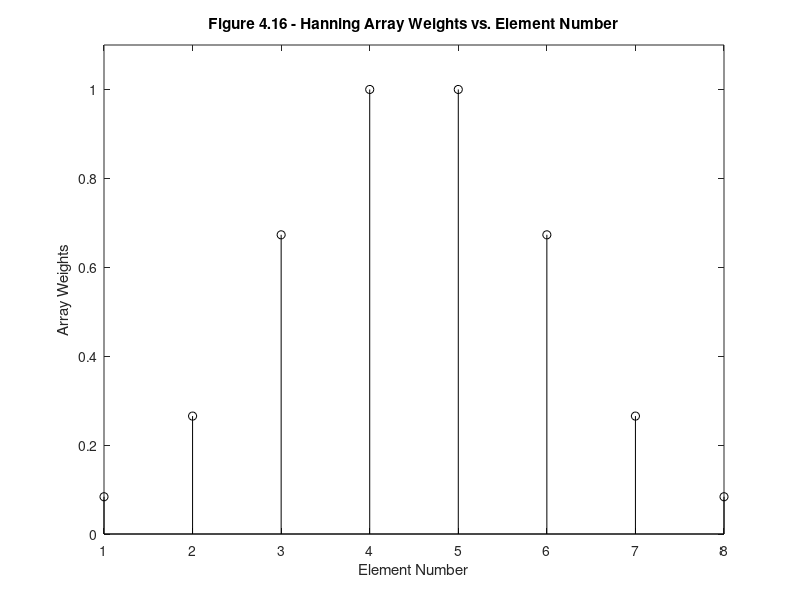
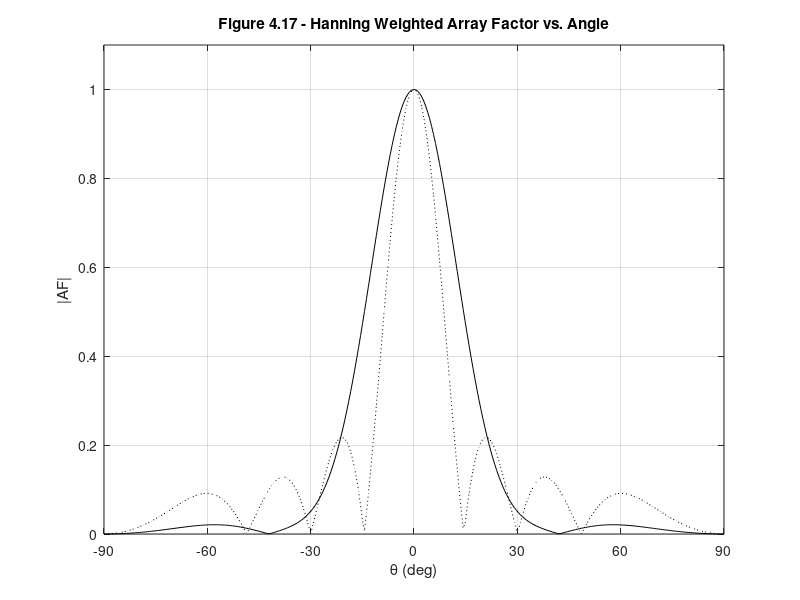

These figures' MATLAB source, in order:
%%%%%%%%%%%%%%%%%%%%%%%%%%%%%%%%%%%%%%%%%%%%%%%%%%%%%%%%%%%%%%
%%                                                          %%
%%  ******************************************************  %%
%%  * Smart Antennas for Wireless Applications w/ Matlab *  %%
%%  ******************************************************  %%
%%                                                          %%
%% Chapter 4: Fig 4.16 & 4.17                               %%
%%                                                          %%
%% Author: Frank Gross                                      %%
%% McGraw-Hill, 2005                                        %%
%% Date:  4/24/2005                                         %%
%%                                                          %%
%% This code creates Figures 4.16 & 4.17, plots of Hanning  %%
%%     array weights for N = 8 ULA & the corresponding      %%
%%     weighted array factor vs. unweighted array factor.   %%
%%%%%%%%%%%%%%%%%%%%%%%%%%%%%%%%%%%%%%%%%%%%%%%%%%%%%%%%%%%%%%      

%%------------------- Define Variables:---------------------%%
% N - number of array elements                               %
% d - array element spacing (wavelengths)                    %
% theta - angle (deg)                                        %
% check - check to see if even or odd array                  %
% wb - binomial array weights of length N                    %
% AF - array factor of N element array                       %
% AFn - normalized array factor of N element array           %
%%----------------------------------------------------------%%

%%----- Given Values -----%%

N = 8; d = 0.5; theta = -pi/2:.01:pi/2; ang = theta*180/pi;

test = hamming(N);
check = mod(N,2);

%%----- Produce Weighted Array Factor For Even or Odd Array -----%%

if check == 0       % if array is even
    wB = flipud(test(1:N/2)); wB = wB/max(wB);
    figure(1)
    stem(test/max(test),'k')
    xlabel('Element Number'), ylabel('Array Weights')
    title('\bfFigure 4.16 - Hanning Array Weights vs. Element Number')
    axis([1 N 0 1.1])
    AF = 0;
    tot = sum(wB);
    for i = 1:N/2
        AF = AF + wB(i)*cos((2*i-1)*pi*d*sin(theta));
    end
else                 % if array is odd
    wB = flipud(test(1:(N-1)/2+1)); wB = wB/max(wB);
    figure(1)
    stem(test/max(test),'k')
    xlabel('Element Number'), ylabel('Array Weights')
    axis([1 N 0 1.1])
    AF = 0;
    tot = sum(wB);
    for i = 1:(N-1)/2+1
        AF = AF + wB(i)*cos(2*(i-1)*pi*d*sin(theta));
    end
end

AFn = sin(N*pi*d*sin(theta))./(N*pi*d*sin(theta));

%%----- Plot Results -----%%

figure(2), plot(ang,abs(AF)/tot,'k', ang,abs(AFn),'k:')
xlabel('\theta (deg)'), ylabel('|AF|')
title('\bfFigure 4.17 - Hanning Weighted Array Factor vs. Angle')
axis([-90 90 0 1.1]), grid on
set(gca,'xTick',[-90:30:90])
